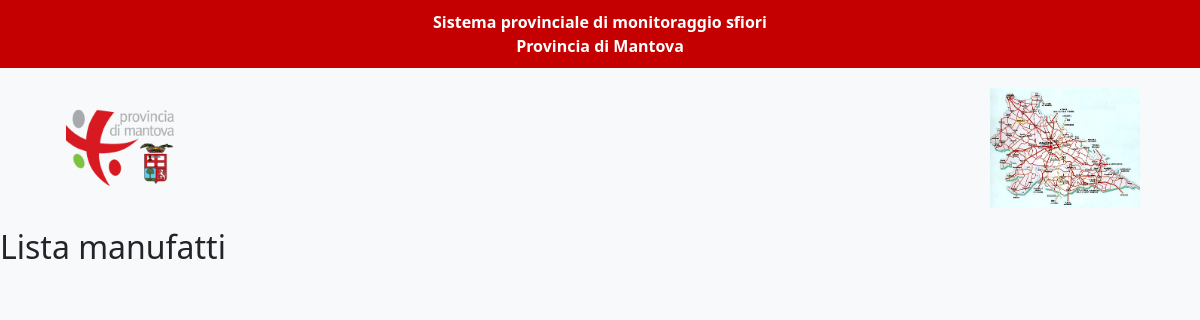
Page /manufatti/lista/ (signed in) on the earlier database version.
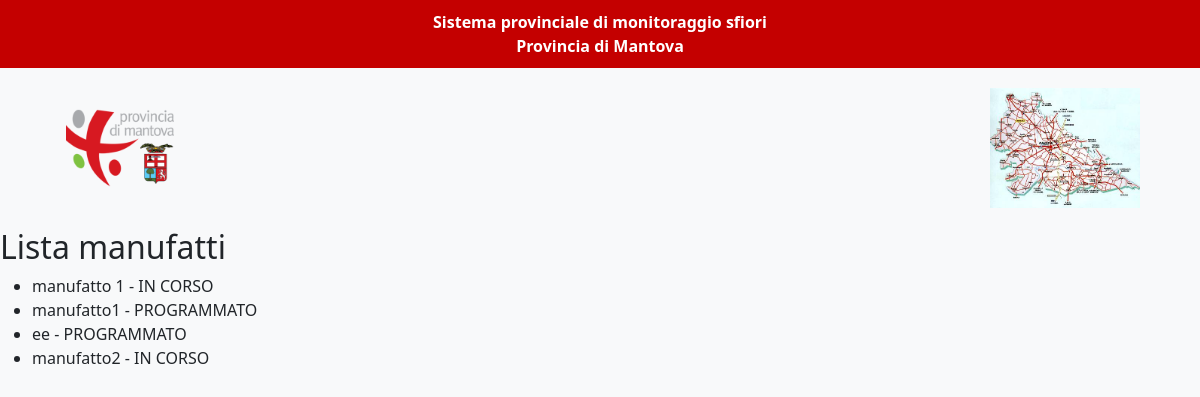
Same page on the later database version.
### manufatti/models.py (models this page shows, shortened)
class Manufatto(models.Model):
    nome = models.CharField(max_length=100)
    stato = models.CharField(max_length=50, choices=[
        ('PROGRAMMATO', 'PROGRAMMATO'),
        ('IN CORSO', 'IN CORSO',),
        ('COMPLETATO', 'COMPLETATO')
    ])
    data_creazione = models.DateTimeField(auto_now_add=True)

### manufatti/views.py (the view)
# urls.py: path('lista/', views.lista_manufatti, name='lista_manufatti')
@login_required
def lista_manufatti(request):
    manufatti = Manufatto.objects.all()
    return render(request, 'manufatti/lista_manufatti.html', {'manufatti': manufatti})

### manufatti/templates/manufatti/lista_manufatti.html
{% extends "base.html" %}
{% block content %}
<h2>Lista manufatti</h2>
<ul>
    {% for m in manufatti %}
    <li>{{ m.nome }} - {{ m.stato }}</li>
    {% endfor %}
</ul>
{% endblock %}

### accounts/templates/base.html (shortened to what this page needs)
{% load static %}
<!DOCTYPE html>
<html lang="it">
<head>
    <link href="https://cdn.jsdelivr.net/npm/bootstrap@5.3.0/dist/css/bootstrap.min.css" rel="stylesheet">
</head>
<body>
    <div class="header">
        Sistema provinciale di monitoraggio sfiori<br>Provincia di Mantova
    </div>
    <div class="logo-top">
        <img src="{% static 'provincia_mantova.png' %}" alt="Logo Provincia">
        <img src="{% static 'mappa.jpg' %}" alt="Mappa Mantova" width="150">
    </div>
    {% block content %}{% endblock %}
</body>
</html>

### accounts/templates/base.html (style rules this page uses)
body { background-color: #f8f9fa; }
.header { background-color: #c40000; color: white; padding: 10px 0; text-align: center; font-weight: bold; position: relative; }
.logo-top { display: flex; justify-content: space-between; align-items: center; padding: 20px 60px; }
.logo-top img { height: 120px; }

Differences in the rows shown:
added Manufatto: nome "manufatto 1", stato "IN CORSO"
added Manufatto: nome "manufatto1", stato "PROGRAMMATO"
added Manufatto: nome "ee", stato "PROGRAMMATO"
added Manufatto: nome "manufatto2", stato "IN CORSO"
